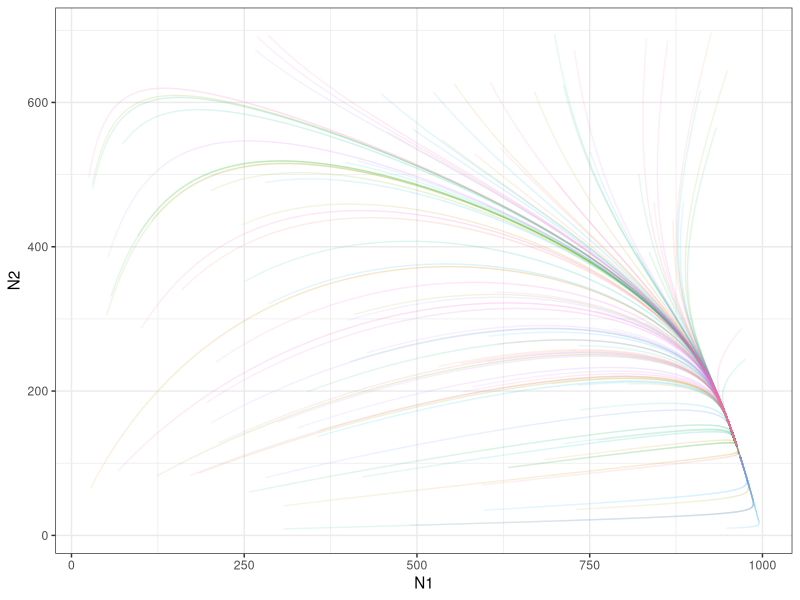

R code for this plot:
## ---- chunk 1
knitr::opts_chunk$set(echo = TRUE)
## ---- chunk 2
library(ggplot2)
## ---- chunk 3
# Initialize conditions
# Carrying Capacities
K1 <- 1000
K2 <- 700

# Interaction parameters between pops
alpha <- 0.3
beta <- 0.6

# Growth Rates
r1 <- 1.5
r2 <- 1.3

# Length of population
nYears <- 20


# Lists to store population sizes, trial numbers, and time within each trial
n1_all_trials <- c()
n2_all_trials <- c()
trialNumber <- c()
time <- c()

# Step Size
step <- 0.01

# Number of trials we are running
nTrials <- 100

# Run simulation
for (trial in seq(nTrials)){
  # Randomly generate starting population sizes
  N1 <- sample(seq(K1), 1)
  N2 <- sample(seq(K2), 1)
  
  # Create a list for population sizes
  n1_list <- c(N1)
  n2_list <- c(N2)
  
  # Run the simulation
  for (i in seq(nYears/step)){
    # Calculate population size
    N1_future <- N1 + r1 * N1 * ((K1 - N1 - alpha * N2)/K1) * step
    N2_future <- N2 + r2 * N2 * ((K2 - N2 - beta * N1)/K2) * step
    
    N1 <- N1_future
    N2 <- N2_future
    
    # Add to lists
    n1_list <- c(n1_list, N1)
    n2_list <- c(n2_list, N2)
  }
  
  # Add simulation results to overall results
  n1_all_trials <- c(n1_all_trials, n1_list)
  n2_all_trials <- c(n2_all_trials, n2_list)
  trialNumber <- c(trialNumber, rep(trial, time = length(n1_list)))
  time <- c(time, seq(length(n1_list)))
}

# Store as data frame
df <- data.frame(
  n1 = n1_all_trials, 
  n2 = n2_all_trials,
  trial = trialNumber,
  time = time
)

# Plot
ggplot(df, aes(x = n1, 
               y = n2, 
               color = factor(trial), # Factor lets R know that trial is a category, not a continuous number
               alpha = time)) + # Transparency is controlled by time within trial - dark points are the last times within a trial
  geom_path() + 
  guides(color="none", 
         alpha = "none") + # Remove color and transparency scales
  xlab("N1") + 
  ylab("N2") +
  theme_bw()
